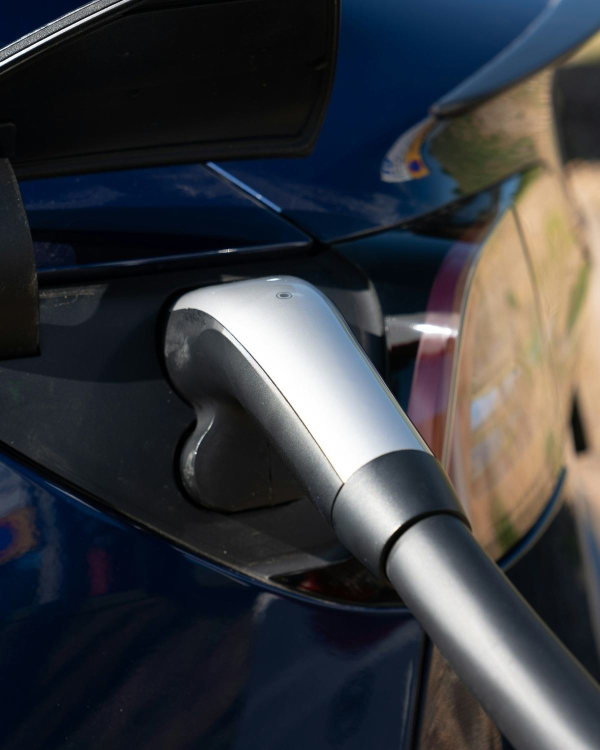
#> input picture assets/img/detail-1200.jpg, 1200 x 1500 px, given in place of sea_clean.jpg, which was not available (shown at 1/2 size)
$ python prepare_images.py ../assets/img
#> lines starting #> are read from the running program, lines starting #| are printed output that depends on the picture; pictures that were not available may be replaced by others from this repository, and a replacement may not be noted
"""Optional one-off image pipeline (not needed to build or serve the site).

Crops the three source photographs into the art-directed variants used by
src/template.html and writes WebP + progressive JPEG files to assets/img/.
Requires Pillow and the `cwebp` binary. Usage:

    python3 tools/prepare_images.py <dir-with-originals>

Expected originals (3200 px wide, see assets/img/CREDITS.md):
    sea_clean.jpg      hero, Unsplash jOyBc3XkbP0 (roadside tape and sign retouched out)
    detail_clean.jpg   terms split, Unsplash jFgKMQbTA30 (engraved wordmark retouched out)
    night.jpg          closing call to action, Unsplash ad_d3szUkd0
"""
import subprocess
import sys
from pathlib import Path

from PIL import Image

OUT = Path(__file__).resolve().parent.parent / "assets" / "img"

# name: (source, crop box (left, top, right, bottom), output widths)
VARIANTS = {
    "hero-wide": ("sea_clean.jpg", (0, 950, 3200, 2300), (1280, 1920, 2560, 3200)),
    "hero-band": ("sea_clean.jpg", (700, 1080, 2500, 2092), (640, 960, 1280, 1600)),
    "detail": ("detail_clean.jpg", (650, 0, 2350, 2125), (480, 800, 1200, 1600)),
    "night": ("night.jpg", (0, 300, 3200, 1600), (800, 1280, 1920, 2560)),
}


def main(src_dir: Path) -> None:
    OUT.mkdir(parents=True, exist_ok=True)
    for name, (source, box, widths) in VARIANTS.items():
        image = Image.open(src_dir / source).convert("RGB").crop(box)
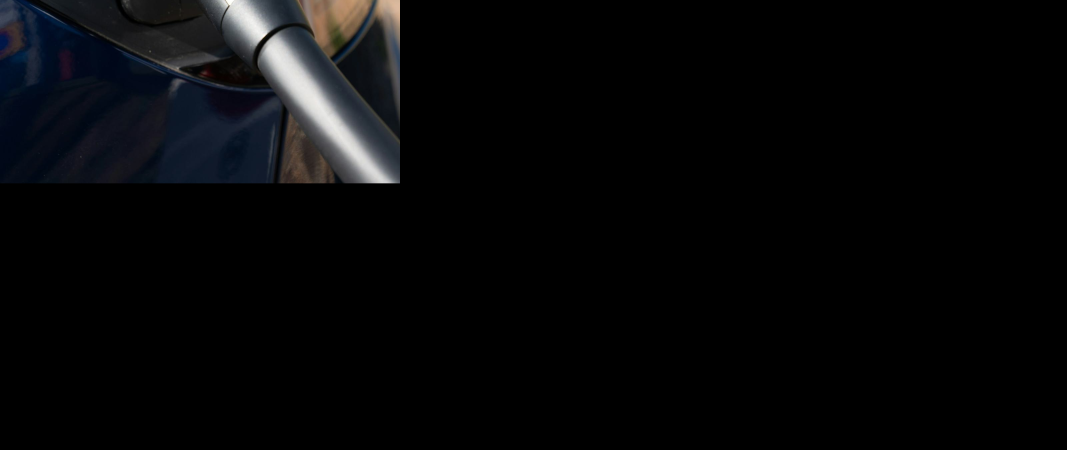
#> image: PIL image 3200x1350 RGB (shown at 1/3 size); mean R, G, B 6.7, 7.2, 8.3
        for width in widths:
            height = round(image.height * width / image.width)
            resized = image.resize((width, height), Image.LANCZOS)
            jpg = OUT / f"{name}-{width}.jpg"
            # The hero is the LCP image: cloud texture tolerates stronger compression.
            quality = 64 if name == "hero-wide" else 74
            resized.save(jpg, "JPEG", quality=quality, optimize=True, progressive=True)
            subprocess.run(
                ["cwebp", "-quiet", "-q", str(quality - 4), "-m", "6", str(jpg), "-o", str(jpg.with_suffix(".webp"))],
                check=True,
            )
            print(f"{jpg.name:28} {width}x{height}")
#> this loop made 1 pass
#> pass 1, in main, `resized = image.resize((width, height), Image.LANCZOS)`:
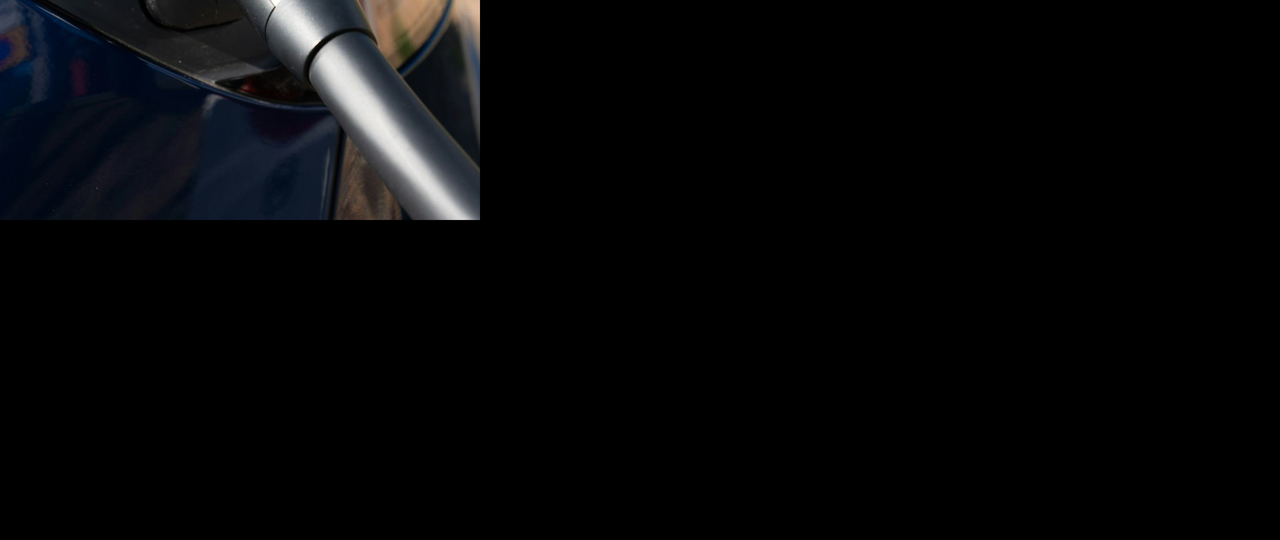
#> resized: PIL image 1280x540 RGB; mean R, G, B 6.7, 7.2, 8.3
    og = Image.open(src_dir / "sea_clean.jpg").convert("RGB").crop((0, 640, 3200, 2320)).resize((1200, 630), Image.LANCZOS)
    og.save(OUT / "og-image.jpg", "JPEG", quality=82, optimize=True, progressive=True)
    print("og-image.jpg                 1200x630")


if __name__ == "__main__":
    main(Path(sys.argv[1] if len(sys.argv) > 1 else "."))
#> (the call stopped at in main, `subprocess.run( ["cwebp", "-quiet", "-q", str(quality - 4), "-m", "6",..`: subprocess is not available in this run)

$ run again, on assets/img/detail.jpg
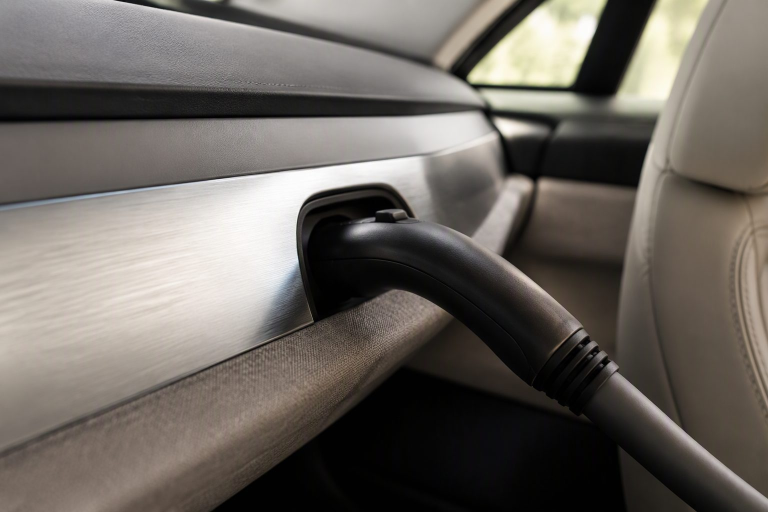
#> input picture assets/img/detail.jpg, 1536 x 1024 px, given in place of sea_clean.jpg, which was not available (shown at 1/2 size)
#> in main, `image = Image.open(src_dir / source).convert("RGB").crop(box)`:
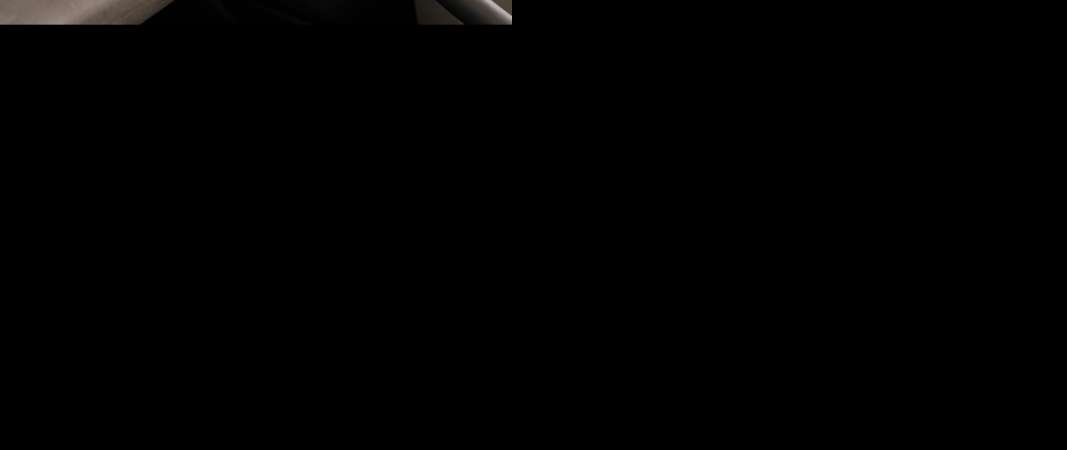
#> image: PIL image 3200x1350 RGB (shown at 1/3 size); mean R, G, B 1.2, 1.1, 1
#> the loop in main, `for width in widths:` made 1 pass
#> pass 1, in main, `resized = image.resize((width, height), Image.LANCZOS)`:
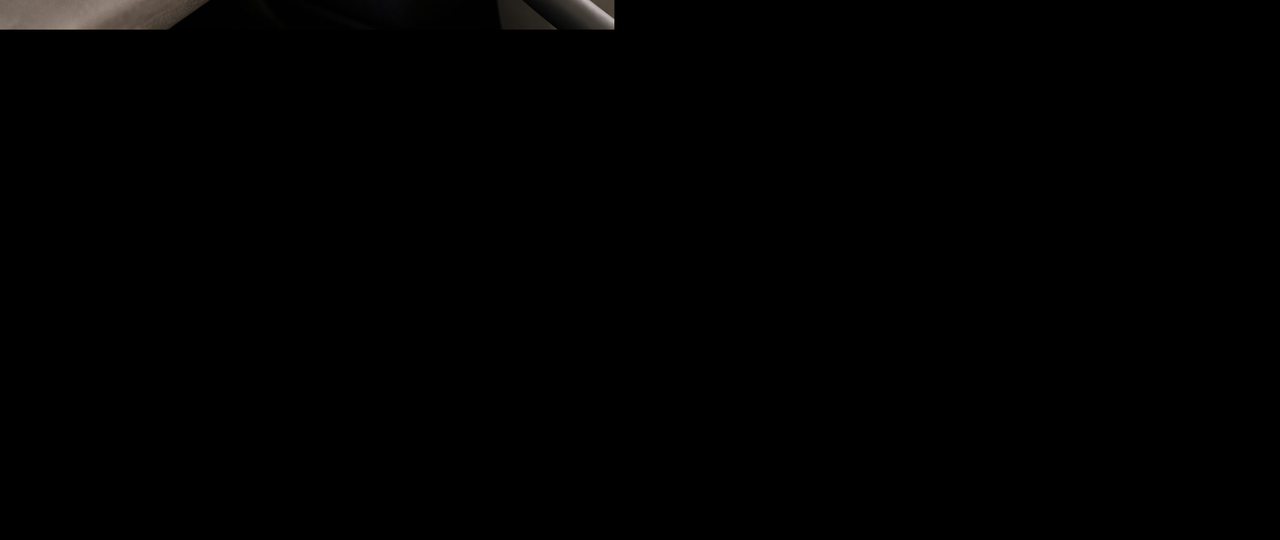
#> resized: PIL image 1280x540 RGB; mean R, G, B 1.2, 1.1, 1
